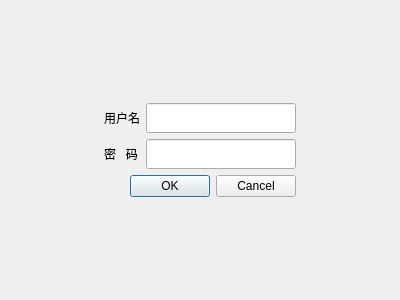
<?xml version="1.0" encoding="UTF-8"?>
<ui version="4.0">
 <class>LoginForm</class>
 <widget class="QDialog" name="LoginForm">
  <property name="geometry">
   <rect>
    <x>0</x>
    <y>0</y>
    <width>400</width>
    <height>300</height>
   </rect>
  </property>
  <property name="windowTitle">
   <string>Dialog</string>
  </property>
  <layout class="QGridLayout" name="gridLayout_2">
   <item row="0" column="1">
    <spacer name="verticalSpacer">
     <property name="orientation">
      <enum>Qt::Vertical</enum>
     </property>
     <property name="sizeHint" stdset="0">
      <size>
       <width>20</width>
       <height>82</height>
      </size>
     </property>
    </spacer>
   </item>
   <item row="1" column="0">
    <spacer name="horizontalSpacer">
     <property name="orientation">
      <enum>Qt::Horizontal</enum>
     </property>
     <property name="sizeHint" stdset="0">
      <size>
       <width>83</width>
       <height>20</height>
      </size>
     </property>
    </spacer>
   </item>
   <item row="1" column="1">
    <layout class="QGridLayout" name="gridLayout">
     <item row="0" column="0">
      <widget class="QLabel" name="label">
       <property name="text">
        <string>用户名</string>
       </property>
      </widget>
     </item>
     <item row="1" column="1">
      <widget class="QLineEdit" name="lineEdit_password">
       <property name="minimumSize">
        <size>
         <width>150</width>
         <height>30</height>
        </size>
       </property>
      </widget>
     </item>
     <item row="2" column="0" colspan="2">
      <widget class="QDialogButtonBox" name="buttonBox">
       <property name="orientation">
        <enum>Qt::Horizontal</enum>
       </property>
       <property name="standardButtons">
        <set>QDialogButtonBox::Cancel|QDialogButtonBox::Ok</set>
       </property>
      </widget>
     </item>
     <item row="1" column="0">
      <widget class="QLabel" name="label_2">
       <property name="text">
        <string>密   码</string>
       </property>
      </widget>
     </item>
     <item row="0" column="1">
      <widget class="QLineEdit" name="lineEdit_username">
       <property name="minimumSize">
        <size>
         <width>150</width>
         <height>30</height>
        </size>
       </property>
      </widget>
     </item>
    </layout>
   </item>
   <item row="1" column="2">
    <spacer name="horizontalSpacer_2">
     <property name="orientation">
      <enum>Qt::Horizontal</enum>
     </property>
     <property name="sizeHint" stdset="0">
      <size>
       <width>84</width>
       <height>20</height>
      </size>
     </property>
    </spacer>
   </item>
   <item row="2" column="1">
    <spacer name="verticalSpacer_2">
     <property name="orientation">
      <enum>Qt::Vertical</enum>
     </property>
     <property name="sizeHint" stdset="0">
      <size>
       <width>20</width>
       <height>82</height>
      </size>
     </property>
    </spacer>
   </item>
  </layout>
 </widget>
 <resources/>
 <connections>
  <connection>
   <sender>buttonBox</sender>
   <signal>rejected()</signal>
   <receiver>LoginForm</receiver>
   <slot>close()</slot>
   <hints>
    <hint type="sourcelabel">
     <x>316</x>
     <y>260</y>
    </hint>
    <hint type="destinationlabel">
     <x>286</x>
     <y>274</y>
    </hint>
   </hints>
  </connection>
 </connections>
</ui>
